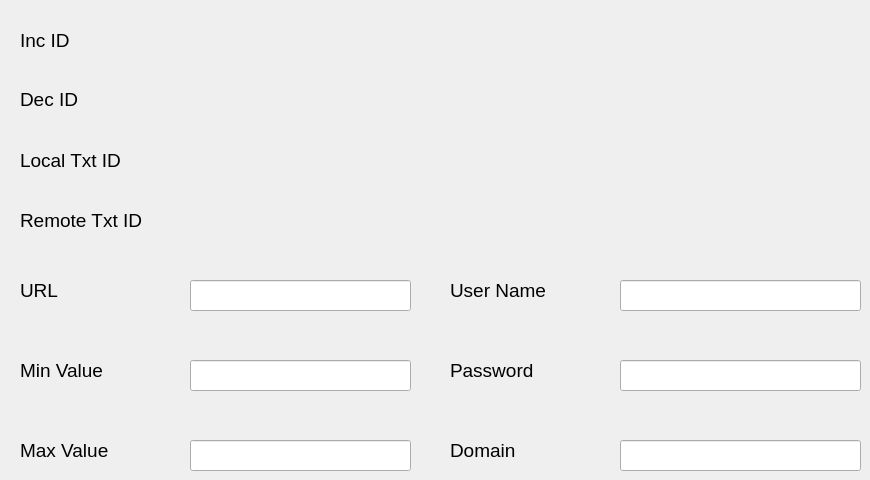
     <widget class="QWidget" name="WebSocketConf">
      <attribute name="title">
       <string>Websocket Configure</string>
      </attribute>
      <widget class="QLineEdit" name="variableSwitchUrlLineEdit">
       <property name="geometry">
        <rect>
         <x>190</x>
         <y>280</y>
         <width>221</width>
         <height>31</height>
        </rect>
       </property>
      </widget>
      <widget class="QLabel" name="variableSwitchIncIdValueLabel">
       <property name="geometry">
        <rect>
         <x>190</x>
         <y>31</y>
         <width>491</width>
         <height>20</height>
        </rect>
       </property>
       <property name="font">
        <font>
         <pointsize>14</pointsize>
        </font>
       </property>
       <property name="text">
        <string/>
       </property>
      </widget>
      <widget class="QLabel" name="variableSwitchUrlLabel">
       <property name="geometry">
        <rect>
         <x>20</x>
         <y>280</y>
         <width>41</width>
         <height>21</height>
        </rect>
       </property>
       <property name="font">
        <font>
         <pointsize>14</pointsize>
        </font>
       </property>
       <property name="text">
        <string>URL</string>
       </property>
      </widget>
      <widget class="QLabel" name="variableSwitchIncIdLabel">
       <property name="geometry">
        <rect>
         <x>20</x>
         <y>30</y>
         <width>61</width>
         <height>21</height>
        </rect>
       </property>
       <property name="font">
        <font>
         <pointsize>14</pointsize>
        </font>
       </property>
       <property name="text">
        <string>Inc ID</string>
       </property>
      </widget>
      <widget class="QLineEdit" name="variableSwitchMinLineEdit">
       <property name="geometry">
        <rect>
         <x>190</x>
         <y>360</y>
         <width>221</width>
         <height>31</height>
        </rect>
       </property>
      </widget>
      <widget class="QLabel" name="variableSwitchMaxLabel">
       <property name="geometry">
        <rect>
         <x>20</x>
         <y>360</y>
         <width>91</width>
         <height>21</height>
        </rect>
       </property>
       <property name="font">
        <font>
         <pointsize>14</pointsize>
        </font>
       </property>
       <property name="text">
        <string>Min Value</string>
       </property>
      </widget>
      <widget class="QLineEdit" name="variableSwitchMaxLineEdit">
       <property name="geometry">
        <rect>
         <x>190</x>
         <y>440</y>
         <width>221</width>
         <height>31</height>
        </rect>
       </property>
      </widget>
      <widget class="QLabel" name="variableSwitchMinLabel">
       <property name="geometry">
        <rect>
         <x>20</x>
         <y>440</y>
         <width>91</width>
         <height>21</height>
        </rect>
       </property>
       <property name="font">
        <font>
         <pointsize>14</pointsize>
        </font>
       </property>
       <property name="text">
        <string>Max Value</string>
       </property>
      </widget>
      <widget class="QLabel" name="variableSwitchDecIdValueLabel">
       <property name="geometry">
        <rect>
         <x>190</x>
         <y>90</y>
         <width>491</width>
         <height>20</height>
        </rect>
       </property>
       <property name="font">
        <font>
         <pointsize>14</pointsize>
        </font>
       </property>
       <property name="text">
        <string/>
       </property>
      </widget>
      <widget class="QLabel" name="variableSwitchDecIdLabel">
       <property name="geometry">
        <rect>
         <x>20</x>
         <y>89</y>
         <width>61</width>
         <height>21</height>
        </rect>
       </property>
       <property name="font">
        <font>
         <pointsize>14</pointsize>
        </font>
       </property>
       <property name="text">
        <string>Dec ID</string>
       </property>
      </widget>
      <widget class="QLabel" name="variableSwitchLocalTxtIdLabel">
       <property name="geometry">
        <rect>
         <x>20</x>
         <y>150</y>
         <width>111</width>
         <height>21</height>
        </rect>
       </property>
       <property name="font">
        <font>
         <pointsize>14</pointsize>
        </font>
       </property>
       <property name="text">
        <string>Local Txt ID</string>
       </property>
      </widget>
      <widget class="QLabel" name="variableSwitchLocalTxtIdValueLabel">
       <property name="geometry">
        <rect>
         <x>190</x>
         <y>151</y>
         <width>601</width>
         <height>20</height>
        </rect>
       </property>
       <property name="font">
        <font>
         <pointsize>14</pointsize>
        </font>
       </property>
       <property name="text">
        <string/>
       </property>
      </widget>
      <widget class="QLabel" name="variableSwitchRemoteTxtIdLabel">
       <property name="geometry">
        <rect>
         <x>20</x>
         <y>210</y>
         <width>131</width>
         <height>21</height>
        </rect>
       </property>
       <property name="font">
        <font>
         <pointsize>14</pointsize>
        </font>
       </property>
       <property name="text">
        <string>Remote Txt ID</string>
       </property>
      </widget>
      <widget class="QLabel" name="variableSwitchRemoteTxtIdValueLabel">
       <property name="geometry">
        <rect>
         <x>190</x>
         <y>210</y>
         <width>601</width>
         <height>20</height>
        </rect>
       </property>
       <property name="font">
        <font>
         <pointsize>14</pointsize>
        </font>
       </property>
       <property name="text">
        <string/>
       </property>
      </widget>
      <widget class="QLabel" name="variableSwitchDomainLabel">
       <property name="geometry">
        <rect>
         <x>450</x>
         <y>440</y>
         <width>91</width>
         <height>21</height>
        </rect>
       </property>
       <property name="font">
        <font>
         <pointsize>14</pointsize>
        </font>
       </property>
       <property name="text">
        <string>Domain</string>
       </property>
      </widget>
      <widget class="QLabel" name="variableSwitchPasswordLabel">
       <property name="geometry">
        <rect>
         <x>450</x>
         <y>360</y>
         <width>91</width>
         <height>21</height>
        </rect>
       </property>
       <property name="font">
        <font>
         <pointsize>14</pointsize>
        </font>
       </property>
       <property name="text">
        <string>Password</string>
       </property>
      </widget>
      <widget class="QLabel" name="variableSwitchUsernameLabel">
       <property name="geometry">
        <rect>
         <x>450</x>
         <y>280</y>
         <width>101</width>
         <height>21</height>
        </rect>
       </property>
       <property name="font">
        <font>
         <pointsize>14</pointsize>
        </font>
       </property>
       <property name="text">
        <string>User Name</string>
       </property>
      </widget>
      <widget class="QLineEdit" name="variableSwitchPasswordLineEdit">
       <property name="geometry">
        <rect>
         <x>620</x>
         <y>360</y>
         <width>241</width>
         <height>31</height>
        </rect>
       </property>
       <property name="text">
        <string/>
       </property>
      </widget>
      <widget class="QLineEdit" name="variableSwitchUsernameLineEdit">
       <property name="geometry">
        <rect>
         <x>620</x>
         <y>280</y>
         <width>241</width>
         <height>31</height>
        </rect>
       </property>
       <property name="text">
        <string/>
       </property>
      </widget>
      <widget class="QLineEdit" name="variableSwitchDomainLineEdit">
       <property name="geometry">
        <rect>
         <x>620</x>
         <y>440</y>
         <width>241</width>
         <height>31</height>
        </rect>
       </property>
       <property name="text">
        <string/>
       </property>
      </widget>
     </widget>
